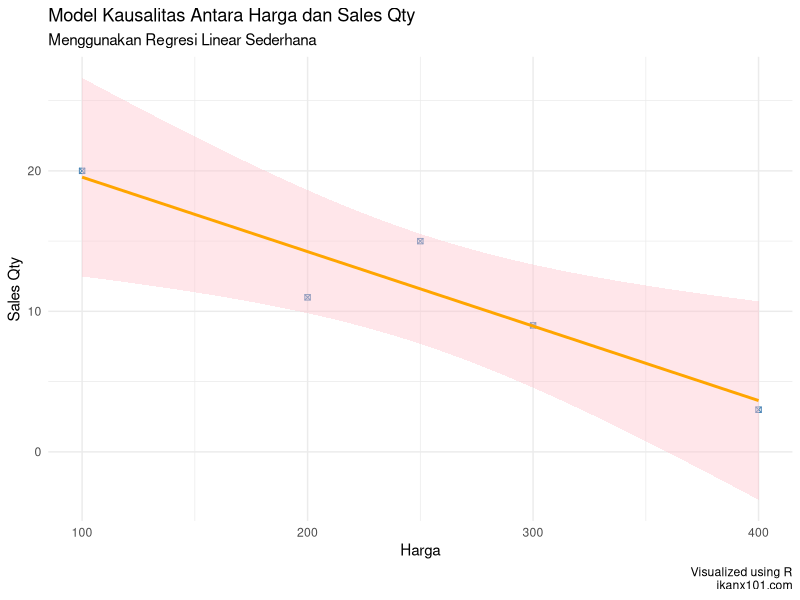
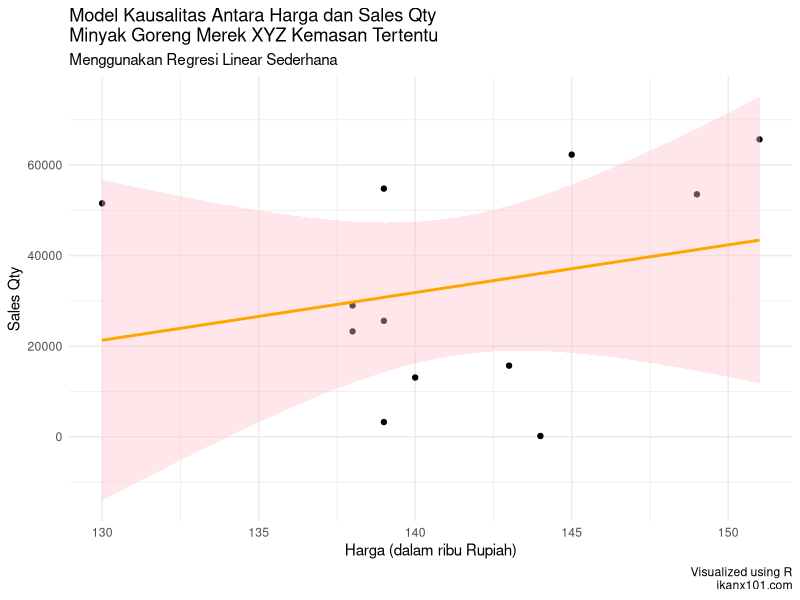

These charts were generated, in order, by the following R code: (Note: this script raises an error after producing the figures.)
## ---- chunk 1
knitr::opts_chunk$set(echo = TRUE)
rm(list=ls())
library(dplyr)
library(ggplot2)
## ---- chunk 2
data = data.frame(
  harga = c(100,400,200,300,250),
  qty = c(20,3,11,9,15)
  ) 

data %>%
  ggplot(aes(x = harga, y = qty)) +
  geom_point(color = "steelblue",shape = 7) +
  geom_smooth(method = "lm",color = "orange",fill = "pink") +
  theme_minimal() +
  labs(x = "Harga",
       y = "Sales Qty",
       title = "Model Kausalitas Antara Harga dan Sales Qty",
       subtitle = "Menggunakan Regresi Linear Sederhana",
       caption = "Visualized using R\nikanx101.com")
## ---- chunk 3
data = data.frame(
  bulan = c(1:12),
  avg_price = c(130,139,144,143,140,138,138,139,139,145,149,151),
  total_order = c(51547,3245,162,15697,13076,23267,28990,25588,54801,62303,53544,65673)
  )
korel = cor(data$avg_price,data$total_order)
korel = round(korel,2)

model = lm(total_order~avg_price,data)
summary(model)
## ---- chunk 4
data %>% 
  ggplot(aes(x = avg_price,
             y = total_order)) + 
  geom_point() +
  geom_smooth(method = "lm",color = "orange",fill = "pink") +
  theme_minimal() +
  labs(x = "Harga (dalam ribu Rupiah)",
       y = "Sales Qty",
       title = "Model Kausalitas Antara Harga dan Sales Qty\nMinyak Goreng Merek XYZ Kemasan Tertentu",
       subtitle = "Menggunakan Regresi Linear Sederhana",
       caption = "Visualized using R\nikanx101.com")
## ---- chunk 5
data %>% 
  reshape2::melt(id.vars = "bulan") %>% 
  ggplot(aes(x = bulan,
             y = value)) +
  geom_line(group = 1) +
  geom_label(aes(label = value),size = 1,5) +
  facet_wrap(~variable,scales = "free",ncol = 1, nrow = 2)
